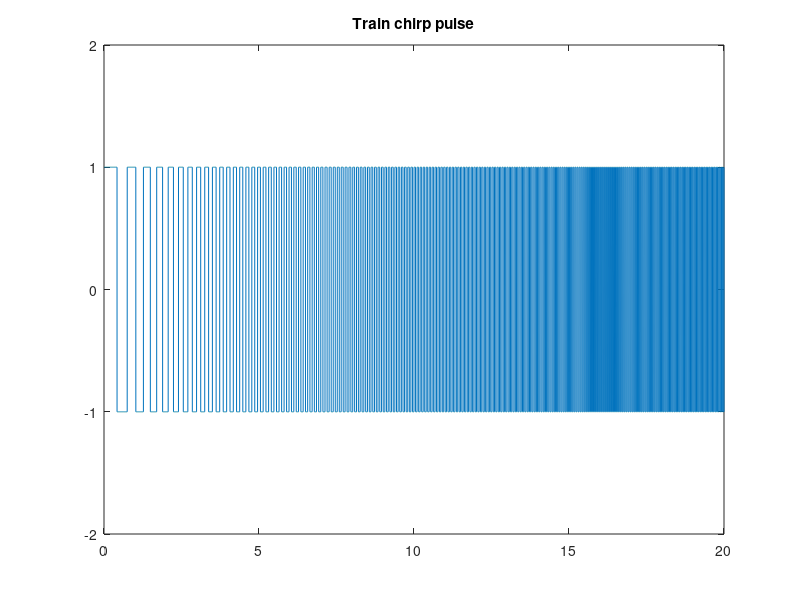

Write MATLAB code to recreate this figure.
 fs = 1e3;                   % sample freq 1kHz
 D = 0 : 1/fs : 2;           % pulse delay times
 t = 0 : 1/fs : 20;          % signal evaluation time
 f1=1;
 f2=10;
 a=(f2-f1)/(t(end)-t(1));
 f=f1+a*t;
 x=square(2*pi*f.*t);
 figure; plot(t,x);
 axis([0 20 -2 2]);
 title('Train chirp pulse');